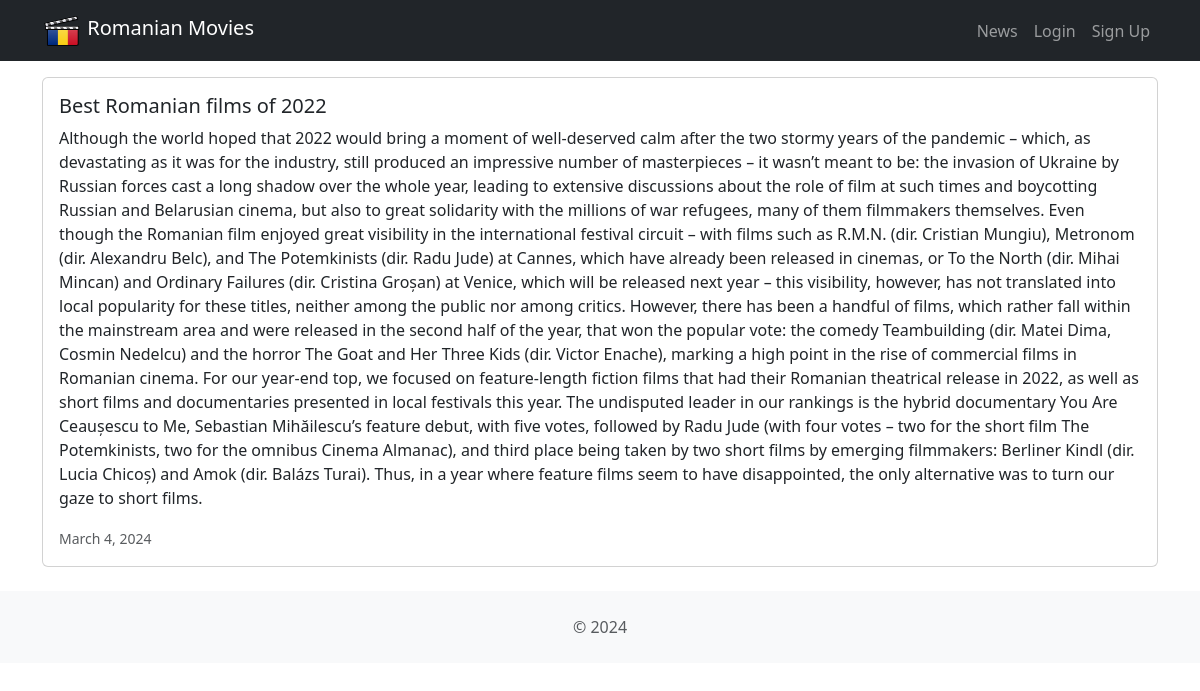
Page /news/ on the committed database.
### news/models.py (models this page shows, shortened)
class News(models.Model):
    headline = models.CharField(max_length=200)
    body = models.TextField()
    date = models.DateField()

### news/views.py (the view)
# urls.py: path('', views.news, name='news'),
def news(request):
    newss = News.objects.all().order_by('-date')
    return render(request, 'news.html', {'newss':newss})

### news/templates/news.html
{% extends 'base.html' %}
{% block content %}
  {% for news in newss %}
  <div class="card mb-3">
    <div class="row g-0">
      <div>
        <div class="card-body">
          <h5 class="card-title">{{ news.headline }}</h5>
          <p class="card-text">{{ news.body }}</p>
          <p class="card-text"><small class="text-muted">
            {{ news.date }}
          </small></p>
        </div>
      </div>
    </div>
  </div>
  {% endfor %}
{% endblock content %}

### rows in the picture
News: headline "Best Romanian films of 2022", body "Although the world hoped that 2022 would bring a moment of well-deserved calm after the two stormy years of the pandemic – which, as devastating as it was for the industry, still produced an impressive number of masterpieces – it wasn’t meant to be: the invasion of Ukraine by Russian forces cast a long shadow over the whole year, leading to extensive discussions about the role of film at such times and boycotting Russian and Belarusian cinema, but also to great solidarity with the millions of war refugees, many of them filmmakers themselves. Even though the Romanian film enjoyed great visibility in the international festival circuit – with films such as R.M.N. (dir. Cristian Mungiu),…", date "March 4, 2024"
